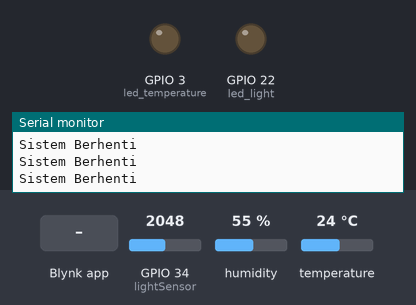
This sketch was run on a simulated ESP32. On the bench: output pins drawn as LEDs (lit = HIGH), the last lines printed to the serial monitor. The inputs (shaded band) are chosen by the test bench; at power-on: GPIO 34 (lightSensor) = 2048, humidity 55 %, temperature 24 °C. WiFi joins after 1.5 s; servers stay silent unless stated.

Above: at 3.0 s.
3.1 s: Blynk app writes 1 to V8
At 4.2 s:
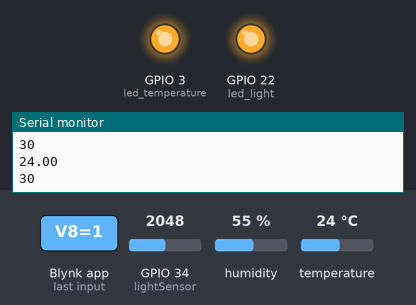
4.6 s: Blynk app writes 200 to V4
At 5.4 s:
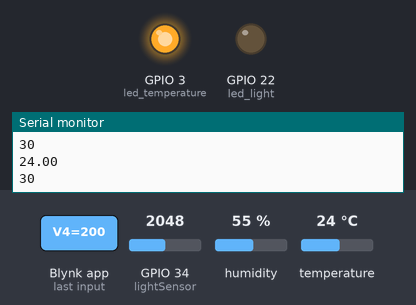
6.1 s: Blynk app writes 1 to V4
At 6.5 s:
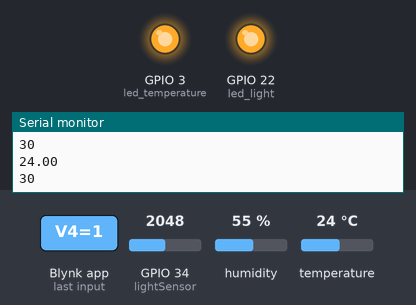
7.6 s: Blynk app writes 200 to V5
At 8.8 s:
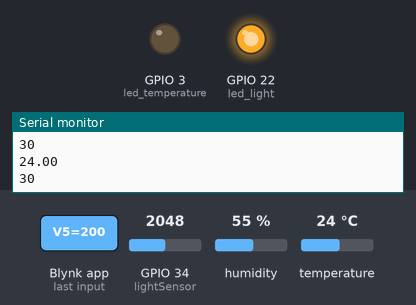
9.1 s: Blynk app writes 1 to V5
At 10.0 s:
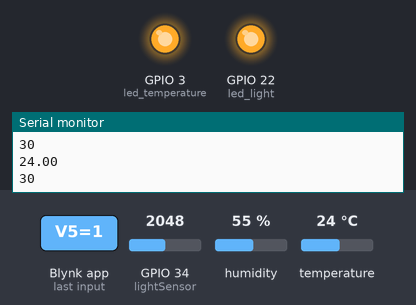
Timing chart, 0 to 11.6 s (numbered marks = the images above; inputs shaded):
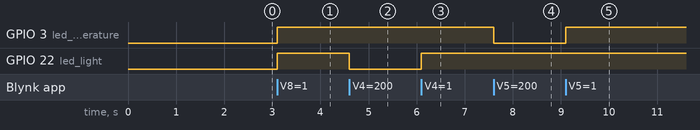

Measured:
- after the input at 3.1 s, GPIO 3 (led_temperature), GPIO 22 (led_light): LOW → HIGH at once
- after the input at 4.6 s, GPIO 22 (led_light): HIGH → LOW at once
- after the input at 6.1 s, GPIO 22 (led_light): LOW → HIGH at once
- after the input at 7.6 s, GPIO 3 (led_temperature): HIGH → LOW at once
- after the input at 9.1 s, GPIO 3 (led_temperature): LOW → HIGH at once

The sketch:

TTS_71180346.ino
```cpp
#define BLYNK_PRINT Serial
#include <WiFi.h>
#include <WiFiClient.h>
#include <BlynkSimpleEsp32.h>
#include <DHT.h>

char auth[] = "hki9yDcHbOhSOdPzHX0v1rLKXY1ylshA";
char ssid[] = "speedy@a5e4";
char pass[] = "kmzwa8awaa";

#define DHTPIN 23   //sensor suhu
#define DHTTYPE DHT11   //tipe DHT
DHT dht(DHTPIN, DHTTYPE);
BlynkTimer timer;

//indikator
WidgetLED ledLight(V6);
WidgetLED ledTemp(V7);

int slider_light;
int slider_temp;
int button;
int led_light = 22;
int led_temperature = 3;
float t;
int lux;

BLYNK_CONNECTED(){
  Blynk.syncAll();
}

//slider cahaya
BLYNK_WRITE(V4){
  slider_light = param.asInt();
}

//slider suhu
BLYNK_WRITE(V5) {
  slider_temp = param.asInt();
}

//switch button
BLYNK_WRITE(V8) {
  button = param.asInt();
}

//fungsi sensor suhu
void temperatureSensor() {
  if(button == 1) {
    t = dht.readTemperature();
    Serial.println(t);
    if(isnan(t)) {
      Serial.println("Failed to read from DHT sensor!");
      return;
    }
    Blynk.virtualWrite(V1, t);
    Blynk.virtualWrite(V3, t);
  }
  else {
    Serial.println("Sistem Berhenti");
  }

}

//fungsi sensor cahaya
void lightSensor() {
  int lightSensor = 34;
  if(button == 1) {
    lux = (0.009768*analogRead(lightSensor))+10;
    Serial.println(lux);
    Blynk.virtualWrite(V0, lux);
    Blynk.virtualWrite(V2, lux);
  }
  else {
    Serial.println("Sistem Berhenti");
  }
}

void setup() {
  Serial.begin(9600);
  Blynk.begin(auth, ssid, pass, IPAddress(72,44,45,151), 8080);

  dht.begin();
  timer.setInterval(500L, temperatureSensor);
  timer.setInterval(500L, lightSensor);

  pinMode(led_light, OUTPUT);
  pinMode(led_temperature, OUTPUT);
}

void loop() {
  Blynk.run();
  timer.run();

  if(button == 1) {
    //slider cahaya
    if(lux >= slider_light) {
      digitalWrite(led_light,HIGH);
      ledLight.on();
    }
    else{
      digitalWrite(led_light,LOW);
      ledLight.off();
    }

    //slider suhu
    if(t >= slider_temp){
      digitalWrite(led_temperature,HIGH);
      ledTemp.on();
    }
    else{
      digitalWrite(led_temperature,LOW);
      ledTemp.off();
    }
  }
  else {
    Serial.println("Sistem Berhenti");
  }

}
```
